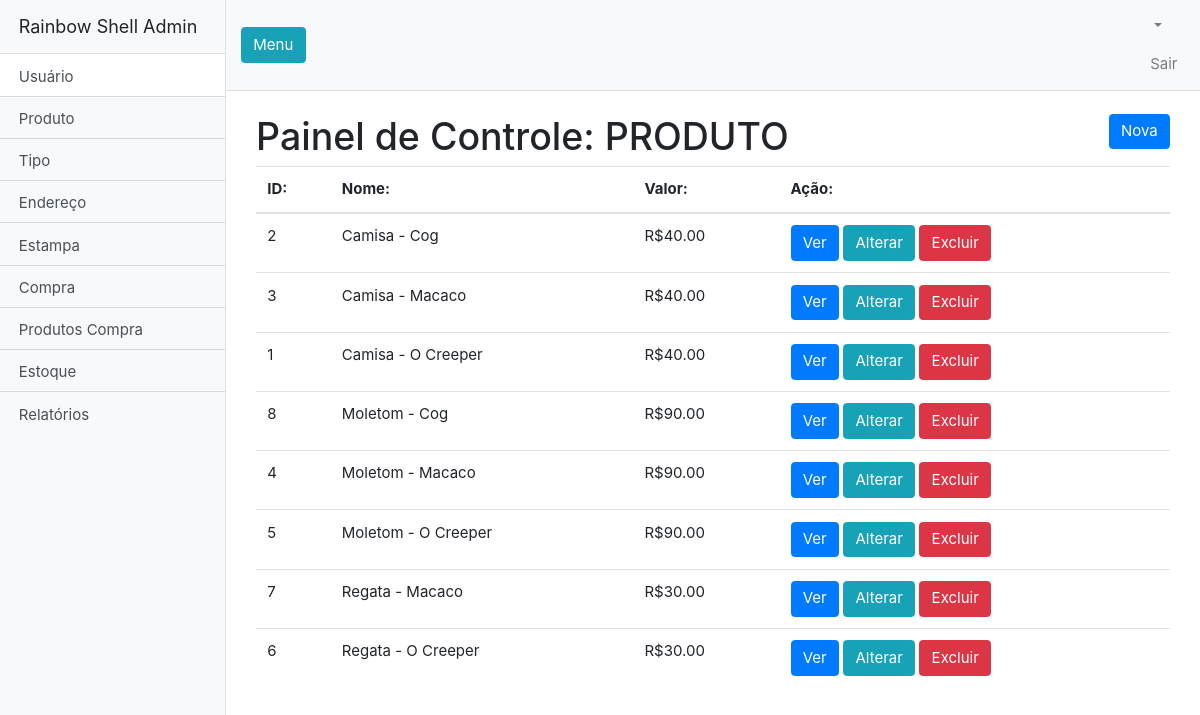
Screenshot of /admin/index.php?classe=Produto&acao=all with the database file from the repository.
### tables this page shows
CREATE TABLE `tbl_produto` (
  `id_produto` int(11) NOT NULL,
  `datamod` datetime NOT NULL,
  `nome` varchar(50) NOT NULL,
  `descricao` text NOT NULL,
  `valor` double(9,2) NOT NULL,
  `valor_prod` double(9,2) NOT NULL,
  `imagem` varchar(80) DEFAULT 'img/produto/default.png',
  `produto_id_estampa` int(11) NOT NULL,
  `produto_id_tipo` int(11) NOT NULL
);

### admin/controller/ProdutoController.php (called while the page is built, shortened)
<?php
require_once 'model/Produto.php';
class ProdutoController
{
    public function all(){
        $obj = new Produto();
        $produtos = $obj->all();
        include "view/Produto_all.php";
    }
}

### admin/index.php (called while the page is built, shortened)
<?php
$acao = isset($_GET['acao']) ? $_GET['acao'] : 'all';
$app = new $controller();
$app->$acao();

### admin/model/Produto.php (called while the page is built, shortened)
<?php
class Produto
{
    private $con;
    public function __construct($id_produto=NULL, $datamod=NULL, $nome=NULL, $descricao=NULL, $valor=NULL, $imagem=NULL, $produto_id_estampa=NULL, $produto_id_tipo=NULL)
    {
        $this->con = new PDO(SERVIDOR, USUARIO, SENHA);
    }
    public function all(){
        $sql= $this->con->prepare("SELECT * FROM tbl_produto ORDER BY nome");
        $sql->execute();
        return $sql->fetchAll(PDO::FETCH_CLASS);
    }
}

### admin/view/Produto_all.php (the view, shortened to what this page needs)
<?php include("inc/header.php")?>
      <div class="container-fluid">
		<div class="container">
    <a class="btn btn-primary" href="?classe=Produto&acao=create" style="float: right">Nova</a>
		<h1 class="mt-4">Painel de Controle: PRODUTO</h1>
  <table class="table">
    <thead>
    <tr>
        <th>ID: </th>
        <th>Nome: </th>
        <th>Valor: </th>
        <th>Ação: </th>
    </tr>
    </thead>
    <tbody>
    <?php foreach ($produtos as $produto){ ?>
        <tr title="<?=$produto->id_produto?>">
            <td><?=$produto->id_produto?></td>
            <td><?=$produto->nome?></td>
            <td>R$<?=$produto->valor?></td>
            <td>
                <a class="btn btn-primary" href="?classe=Produto&acao=read&id_produto=<?=$produto->id_produto?>">Ver</a>
                <a class="btn btn-info" href="?classe=Produto&acao=update&id_produto=<?=$produto->id_produto?>">Alterar</a>
                <a class="btn btn-danger" href="?classe=Produto&acao=delete&id_produto=<?=$produto->id_produto?>">Excluir</a>
</td>
</tr>
<?php } ?>
</tbody>
</table>
</body>
</html>

### admin/scripts/css/ui.css (style rules this page uses)
html { font-size: 15px; }

### admin/css/simple-sidebar.css (style rules this page uses)
body { overflow-x: hidden; }

### rows the page displays
tbl_produto: id_produto "2", nome "Camisa - Cog", valor "40.00"
tbl_produto: id_produto "3", nome "Camisa - Macaco", valor "40.00"
tbl_produto: id_produto "1", nome "Camisa - O Creeper", valor "40.00"
tbl_produto: id_produto "8", nome "Moletom - Cog", valor "90.00"
tbl_produto: id_produto "4", nome "Moletom - Macaco", valor "90.00"
tbl_produto: id_produto "5", nome "Moletom - O Creeper", valor "90.00"
tbl_produto: id_produto "7", nome "Regata - Macaco", valor "30.00"
tbl_produto: id_produto "6", nome "Regata - O Creeper", valor "30.00"
